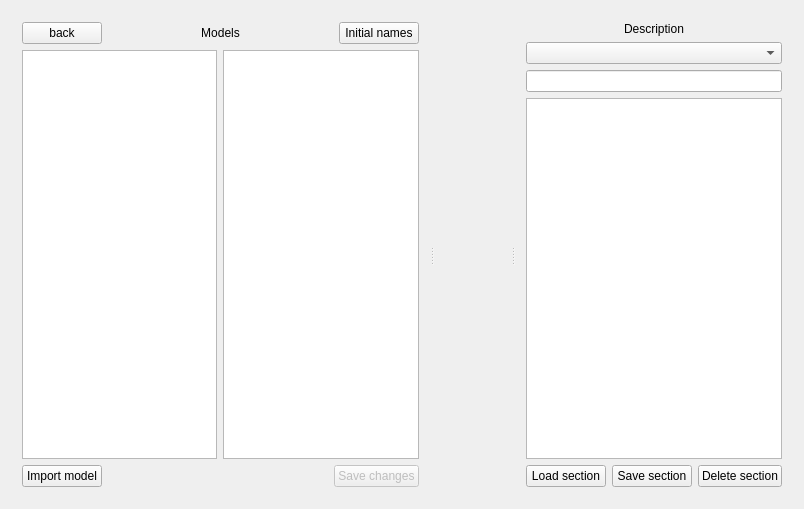
<?xml version="1.0" encoding="UTF-8"?>
<ui version="4.0">
 <class>MainWindow</class>
 <widget class="QMainWindow" name="MainWindow">
  <property name="geometry">
   <rect>
    <x>0</x>
    <y>0</y>
    <width>804</width>
    <height>509</height>
   </rect>
  </property>
  <property name="windowTitle">
   <string>MainWindow</string>
  </property>
  <widget class="QWidget" name="centralWidget">
   <property name="layoutDirection">
    <enum>Qt::LeftToRight</enum>
   </property>
   <layout class="QGridLayout" name="gridLayout_3">
    <item row="0" column="0">
     <widget class="QSplitter" name="splitter">
      <property name="orientation">
       <enum>Qt::Horizontal</enum>
      </property>
      <widget class="QWidget" name="widget_2" native="true">
       <layout class="QGridLayout" name="gridLayout">
        <item row="0" column="0">
         <layout class="QVBoxLayout" name="vLayoutParts" stretch="0,0">
          <item>
           <layout class="QHBoxLayout" name="horizontalLayout_3" stretch="0,1,0">
            <item>
             <widget class="QPushButton" name="btnBack">
              <property name="text">
               <string>back</string>
              </property>
             </widget>
            </item>
            <item>
             <widget class="QLabel" name="lblModelName">
              <property name="text">
               <string>Models</string>
              </property>
              <property name="alignment">
               <set>Qt::AlignCenter</set>
              </property>
             </widget>
            </item>
            <item>
             <widget class="QPushButton" name="btnInitialNames">
              <property name="text">
               <string>Initial names</string>
              </property>
             </widget>
            </item>
           </layout>
          </item>
          <item>
           <layout class="QHBoxLayout" name="horizontalLayout_2">
            <item>
             <widget class="QTreeView" name="treeModelsParts"/>
            </item>
            <item>
             <widget class="QTreeView" name="treeInitParts">
              <property name="enabled">
               <bool>true</bool>
              </property>
             </widget>
            </item>
           </layout>
          </item>
         </layout>
        </item>
        <item row="7" column="0">
         <layout class="QHBoxLayout" name="horizontalLayout">
          <item>
           <widget class="QPushButton" name="btnLoadModel">
            <property name="text">
             <string>Import model</string>
            </property>
           </widget>
          </item>
          <item>
           <spacer name="horizontalSpacer_2">
            <property name="orientation">
             <enum>Qt::Horizontal</enum>
            </property>
            <property name="sizeHint" stdset="0">
             <size>
              <width>40</width>
              <height>20</height>
             </size>
            </property>
           </spacer>
          </item>
          <item>
           <widget class="QPushButton" name="btnSaveChanges">
            <property name="enabled">
             <bool>false</bool>
            </property>
            <property name="text">
             <string>Save changes</string>
            </property>
           </widget>
          </item>
         </layout>
        </item>
       </layout>
      </widget>
      <widget class="ResizeControlWidget" name="widget" native="true">
       <property name="minimumSize">
        <size>
         <width>0</width>
         <height>0</height>
        </size>
       </property>
       <widget class="MaintenanceGL" name="maintenance3D" native="true">
        <property name="enabled">
         <bool>true</bool>
        </property>
        <property name="geometry">
         <rect>
          <x>10</x>
          <y>10</y>
          <width>81</width>
          <height>81</height>
         </rect>
        </property>
       </widget>
      </widget>
      <widget class="QWidget" name="widget_3" native="true">
       <layout class="QGridLayout" name="gridLayout_2">
        <item row="0" column="0">
         <layout class="QVBoxLayout" name="vLayoutDescription">
          <item>
           <widget class="QLabel" name="lblDescription">
            <property name="text">
             <string>Description</string>
            </property>
            <property name="alignment">
             <set>Qt::AlignCenter</set>
            </property>
           </widget>
          </item>
          <item>
           <widget class="QComboBox" name="comboSectionName">
            <property name="enabled">
             <bool>true</bool>
            </property>
            <property name="editable">
             <bool>false</bool>
            </property>
           </widget>
          </item>
          <item>
           <widget class="QLineEdit" name="lineEditSectionName"/>
          </item>
          <item>
           <widget class="QTextEdit" name="editSectionDescription"/>
          </item>
          <item>
           <layout class="QHBoxLayout" name="hLayoutControl" stretch="0,0,1,0">
            <item>
             <widget class="QPushButton" name="btnLoadSection">
              <property name="text">
               <string>Load section</string>
              </property>
             </widget>
            </item>
            <item>
             <widget class="QPushButton" name="btnSaveSection">
              <property name="text">
               <string>Save section</string>
              </property>
             </widget>
            </item>
            <item>
             <spacer name="horizontalSpacer_3">
              <property name="orientation">
               <enum>Qt::Horizontal</enum>
              </property>
              <property name="sizeHint" stdset="0">
               <size>
                <width>40</width>
                <height>20</height>
               </size>
              </property>
             </spacer>
            </item>
            <item>
             <widget class="QPushButton" name="btnDeleteSection">
              <property name="text">
               <string>Delete section</string>
              </property>
             </widget>
            </item>
           </layout>
          </item>
         </layout>
        </item>
       </layout>
      </widget>
     </widget>
    </item>
   </layout>
  </widget>
 </widget>
 <layoutdefault spacing="6" margin="11"/>
 <customwidgets>
  <customwidget>
   <class>MaintenanceGL</class>
   <extends>QWidget</extends>
   <header>MaintenanceGL.h</header>
   <container>1</container>
  </customwidget>
  <customwidget>
   <class>ResizeControlWidget</class>
   <extends>QWidget</extends>
   <header>ResizeControlWidget.h</header>
   <container>1</container>
  </customwidget>
 </customwidgets>
 <resources/>
 <connections/>
</ui>
